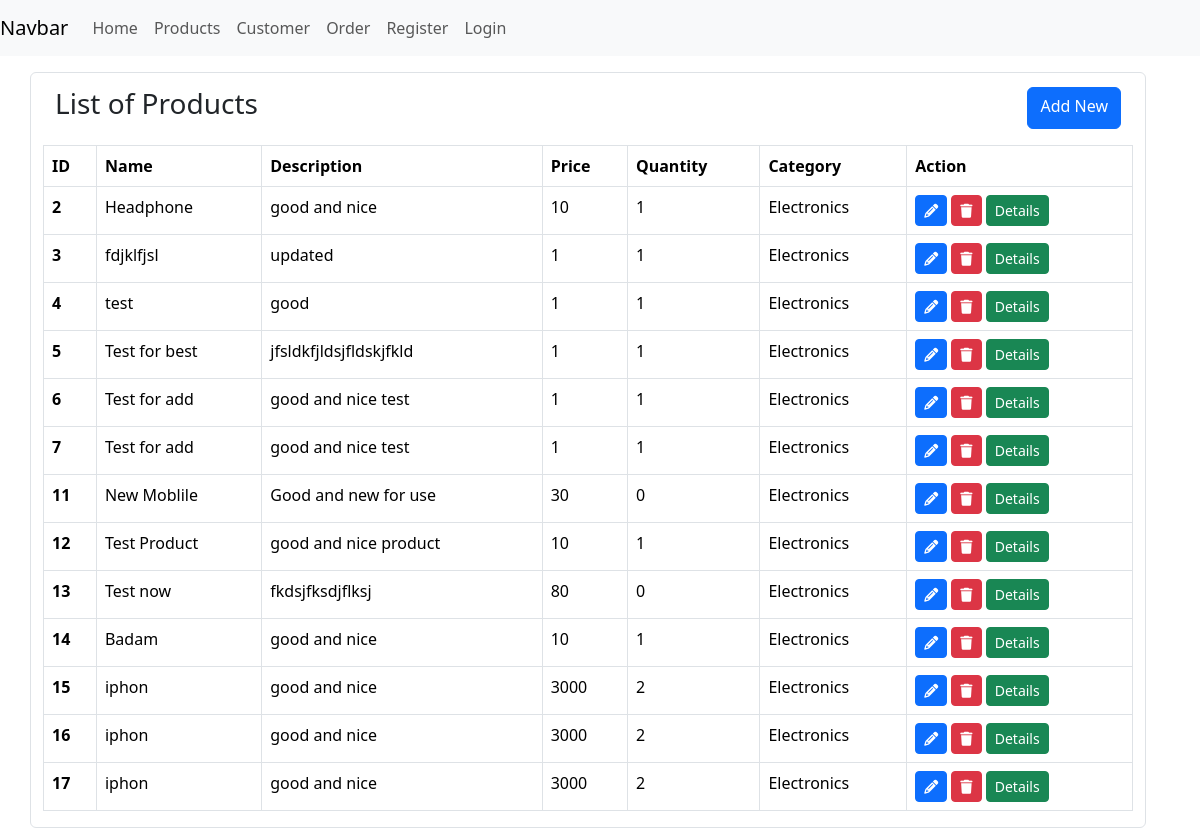
Before: /product/list with the older database file.
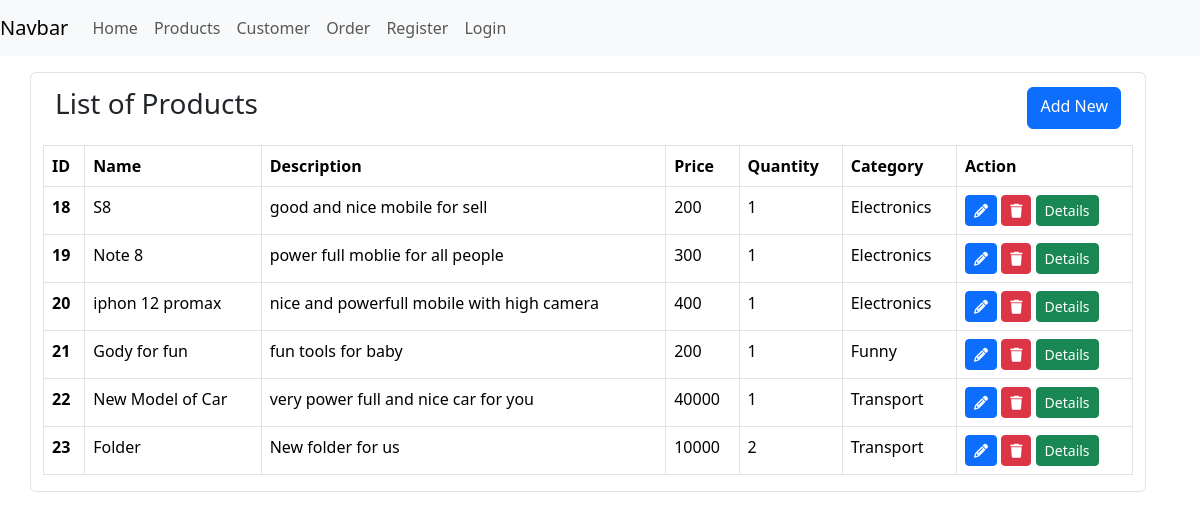
After: the same page with the newer database file.
### e_app/models.py (models this page shows, shortened)
class Product(models.Model):
    name = models.CharField(max_length = 100)
    description = models.TextField()
    price = models.IntegerField()
    quantity = models.PositiveIntegerField()
    category = models.ForeignKey(Category, on_delete = models.CASCADE)

class Category(models.Model):
    name = models.CharField(max_length = 100)
    description = models.TextField()
    def __str__(self):
        return str(self.name)

### e_app/views.py (the view)
# urls.py: path("product/list",views.product_list,name='product_list'),
def product_list(request):
    try:
        products = Product.objects.all()
    except Product.DoesNotExist:
        products = []
    context = {"products": products}
    return render(request, 'products/index.html', context=context)

### e_app/templates/products/index.html
{% extends '../base.html' %} {% block content %}
<div class="t-header">
  <h3>List of Products</h3>
  <a href="{% url 'add_product' %}" class="btn btn-primary">Add New</a>
</div>
<table class="table table-hover mt-3 table-bordered">
  <thead>
    <tr>
      <th scope="col">ID</th>
      <th scope="col">Name</th>
      <th scope="col">Description</th>
      <th scope="col">Price</th>
      <th scope="col">Quantity</th>
      <th scope="col">Category</th>
      <th scope="col">Action</th>
    </tr>
  </thead>
  <tbody>
    {% for product in products %}
    <tr>
      <th scope="row">{{product.id}}</th>
      <td>{{product.name}}</td>
      <td>{{product.description}}</td>
      <td>{{product.price}}</td>
      <td>{{product.quantity}}</td>
      <td>{{product.category}}</td>
      <td>
        <a
          href="{% url 'update_product' product.id %}"
          class="btn btn-primary btn-sm"
          ><i class="fa fa-pencil" aria-hidden="true"></i
        ></a>
        <a
          href="{% url 'delete_product' product.id %}"
          class="btn btn-danger btn-sm"
        >
          <i class="fa fa-trash" aria-hidden="true"></i
        ></a>
        <a
          href="{% url 'product_detail' product.id %}"
          class="btn btn-success btn-sm"
          >Details</a
        >
      </td>
    </tr>
    {% endfor %}
  </tbody>
</table>
{% endblock %}

Changed rows visible on the page:
removed Product: id "2", name "Headphone", description "good and nice", price "10", quantity "1", category "Electronics"
removed Product: id "3", name "fdjklfjsl", description "updated", price "1", quantity "1", category "Electronics"
removed Product: id "4", name "test", description "good", price "1", quantity "1", category "Electronics"
removed Product: id "5", name "Test for best", description "jfsldkfjldsjfldskjfkld", price "1", quantity "1", category "Electronics"
removed Product: id "6", name "Test for add", description "good and nice test", price "1", quantity "1", category "Electronics"
removed Product: id "7", name "Test for add", description "good and nice test", price "1", quantity "1", category "Electronics"
removed Product: id "11", name "New Moblile", description "Good and new for use", price "30", quantity "0", category "Electronics"
removed Product: id "12", name "Test Product", description "good and nice product", price "10", quantity "1", category "Electronics"
removed Product: id "13", name "Test now", description "fkdsjfksdjflksj", price "80", quantity "0", category "Electronics"
removed Product: id "14", name "Badam", description "good and nice", price "10", quantity "1", category "Electronics"
removed Product: id "15", name "iphon", description "good and nice", price "3000", quantity "2", category "Electronics"
removed Product: id "16", name "iphon", description "good and nice", price "3000", quantity "2", category "Electronics"
removed Product: id "17", name "iphon", description "good and nice", price "3000", quantity "2", category "Electronics"
added Product: id "18", name "S8", description "good and nice mobile for sell", price "200", quantity "1", category "Electronics"
added Product: id "19", name "Note 8", description "power full moblie for all people", price "300", quantity "1", category "Electronics"
added Product: id "20", name "iphon 12 promax", description "nice and powerfull mobile with high camera", price "400", quantity "1", category "Electronics"
added Product: id "21", name "Gody for fun", description "fun tools for baby", price "200", quantity "1", category "Funny"
added Product: id "22", name "New Model of Car", description "very power full and nice car for you", price "40000", quantity "1", category "Transport"
added Product: id "23", name "Folder", description "New folder for us", price "10000", quantity "2", category "Transport"
